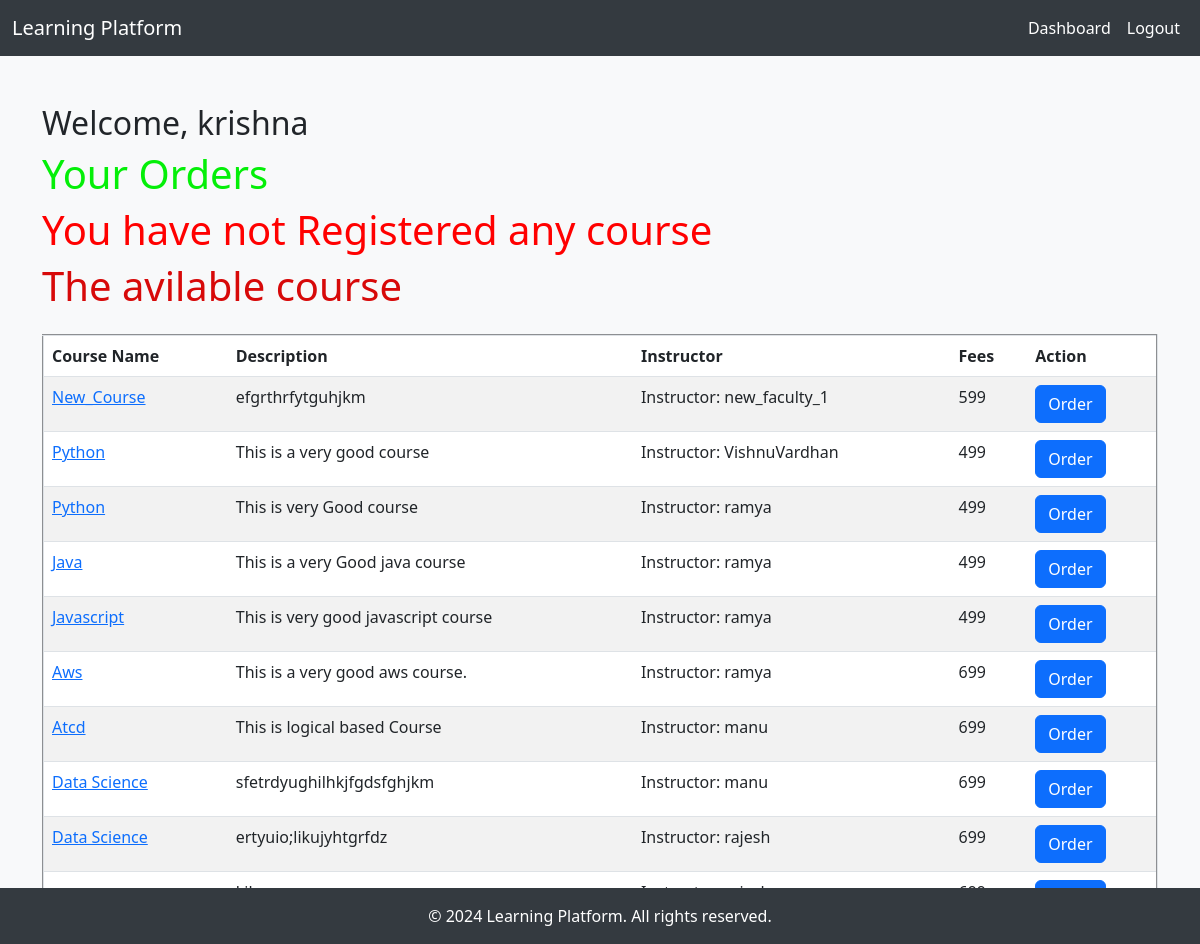
The page /student_dashboard/M_S_Veerendra@1104/ (signed in) on the database its author committed.
### courses/models.py (models this page shows, shortened)
class User(AbstractUser):
    user = models.OneToOneField(settings.AUTH_USER_MODEL, on_delete=models.SET_NULL, related_name='course_users', null=True)
    username = models.CharField(max_length=30, null=True, unique=True)
    email = models.EmailField()
    password1 = models.CharField(max_length=30, null=True)
    password2 = models.CharField(max_length=30, null=True)
    is_student = models.BooleanField(default=False)
    is_faculty = models.BooleanField(default=False)
    groups = models.ManyToManyField(
        'auth.Group',
        related_name='courses_user_set',  # Update the related_name
        blank=True,
        help_text='The groups this user belongs to.',
        verbose_name='groups',
    )
    user_permissions = models.ManyToManyField(
        'auth.Permission',
        related_name='courses_user_set',  # Update the related_name
        blank=True,
        help_text='Specific permissions for this user.',
        verbose_name='user permissions',
    )

class Course(models.Model):
    name = models.CharField(max_length=255)
    description = models.TextField()
    faculty = models.CharField(max_length=30)
    fees = models.IntegerField(null=True)

### courses/views.py (the view)
# urls.py: path('student_dashboard/<str:name>/', views.student_dashboard, name='student_dashboard'),
@login_required
def student_dashboard(request, name):
    Courses = Course.objects.all()
    user = User.objects.get(username = name)
    orders = Order.objects.filter(student=user.pk)
    return render(request, 'student_dashboard.html', {'courses': Courses ,'orders': orders })

### courses/templates/student_dashboard.html (shortened to what this page needs)
{% extends 'base.html' %}
{% block content %}
<h2>Welcome, {{ user.username }}</h2>
<h1 style="color: rgb(4, 239, 8);">Your Orders</h1>
{% if orders %}
<table class="table table-striped mt-4">
    <thead>
        <tr>
            <th>Course</th>
            <th>Amount</th>
            <th>Date</th>
            <th>Payment Status</th>
        </tr>
    </thead>
    <tbody>
        {% for order in orders %}
        <tr>
            <td> <a href="{% url 'detail_view' course_id=order.course.pk  %}"> {{ order.course.name }}</a></td>
            <td>{{ order.course.name }}</td>
            <td>{{ order.amount }}</td>
            <td>{{ order.date }}</td>
            <td>{{ order.payment_status|yesno:"Paid,Pending" }}</td>
        </tr>
        {% endfor %}
    </tbody>
</table>
{% else %}
<h1 style="color: red;">You have not Registered any course</h1>
{% endif %}
<h1 style="color: rgb(215, 9, 9);">The avilable course</h1>
<table class="table table-striped mt-4" border="2px solid black">
    <thead>
        <tr>
            <th>Course Name</th>
            <th>Description</th>
             <th>Instructor </th>
             <th>Fees</th>
             <th>Action</th>
        </tr>
    </thead>
    <tbody>
        {% if courses %}
        {% if courses|length == 1 %}
        <tr>
            <td> <a href="{% url 'detail_view' course_id=course.pk  %}"> {{ course.name }}</a></td>
            <td>{{ courses.description }}</td>
            <td>Instructor: {{ courses.instructor }}</td>
            <td>{{ courses.fees }}</td>
            <td>
                <form action="{% url 'order_course' course_id=course.pk %}">
                    <button class="btn btn-primary" type="submit">Order</button>
                </form>            </td>
        </tr>
        {% else %}
            {% for course in courses %}
            <tr>
            <td> <a href="{% url 'detail_view' course_id=course.pk  %}"> {{ course.name }}</a></td>
            <td>{{ course.description }}</td>
            <td>Instructor: {{ course.faculty }}</td>
            <td>{{ course.fees }}</td>
            <td>
                <form action="{% url 'order_course' course_id=course.pk %}">
                    <button class="btn btn-primary" type="submit">Order</button>
                </form>
            </td>
        </tr>
            {% endfor %}
        {% endif %}
        {% else %}
        <h1 style="color: red;">{{ message }}</h1>
        {% endif %}
    </tbody>
</table>
{% endblock %}

### courses/templates/base.html (style rules this page uses)
body { background-color: #f8f9fa; display: flex; flex-direction: column; min-height: 100vh; }

### rows shown on the page
User: username "krishna"
Course: name "New_Course", description "efgrthrfytguhjkm", faculty "new_faculty_1", fees "599"
Course: name "Python", description "This is a very good course", faculty "VishnuVardhan", fees "499"
Course: name "Python", description "This is very Good course", faculty "ramya", fees "499"
Course: name "Java", description "This is a very Good java course", faculty "ramya", fees "499"
Course: name "Javascript", description "This is very good javascript course", faculty "ramya", fees "499"
Course: name "Aws", description "This is a very good aws course.", faculty "ramya", fees "699"
Course: name "Atcd", description "This is logical based Course", faculty "manu", fees "699"
Course: name "Data Science", description "sfetrdyughilhkjfgdsfghjkm", faculty "manu", fees "699"
Course: name "Data Science", description "ertyuio;likujyhtgrfdz", faculty "rajesh", fees "699"
